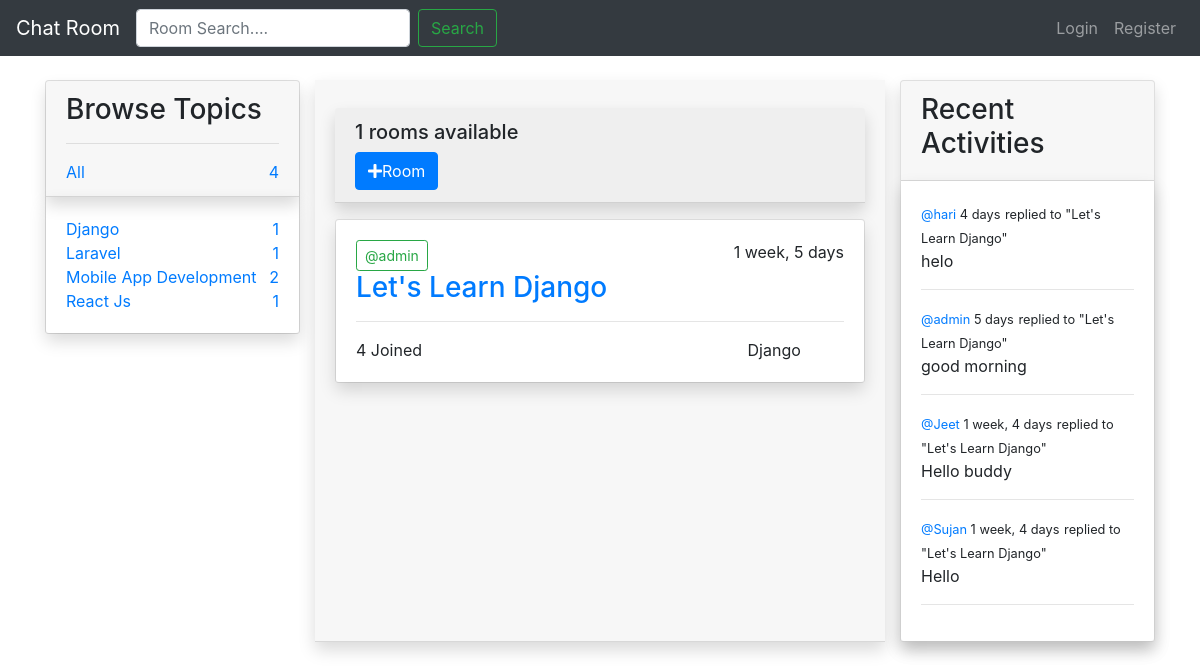
Screenshot of /?q=Django with the database file from the repository.
### base/models.py (models this page shows, shortened)
class Topic(models.Model):
	name = models.CharField(max_length=255)

class Room(models.Model):
	host = models.ForeignKey(User, on_delete=models.SET_NULL, null=True)
	topic = models.ForeignKey(Topic, on_delete=models.SET_NULL, null=True)
	name = models.CharField(max_length=255)
	description = models.TextField(null=True, blank=True)
	participants = models.ManyToManyField(User, related_name='participants', blank=True)
	created = models.DateTimeField(auto_now_add=True)
	updated = models.DateTimeField(auto_now=True)
	class Meta:
		ordering = ['-updated', '-created']
	def __str__(self):
		return self.name

class Message(models.Model):
	user = models.ForeignKey(User, on_delete=models.CASCADE)
	room = models.ForeignKey(Room, on_delete=models.CASCADE)
	body = models.TextField()
	created = models.DateTimeField(auto_now_add=True)
	updated = models.DateTimeField(auto_now=True)
	def __str__(self):
		return self.body[0:50]
	class Meta:
		ordering = ['-updated', '-created']

### base/views.py (the view)
# urls.py: path('', views.Home, name="home"),
def Home(request):
	q = request.GET.get('q') if request.GET.get('q') != None else ''
	rooms = Room.objects.filter(
		Q(topic__name__icontains=q) |
		Q(name__icontains=q) |
		Q(description__icontains=q)
	)
	topics = Topic.objects.all()
	room_count = rooms.count()
	room_messages = Message.objects.filter(Q(room__name__icontains=q))
	context = {
		'rooms':rooms,
		'topics':topics,
		'room_count':room_count,
		'room_messages':room_messages
	}
	return render(request, 'base/home.html', context)

### templates/base/home.html
{% extends 'main.html' %}
{% block content %}
	<div class="row my-4">
		<div class="col-md-3">
		{% include 'base/topic_component.html' %}
		</div>
		<div class="card-header shadow col-md-6">
			<div class="card-header shadow my-3">
				<h5>{{room_count}} rooms available</h5>
				<a href="{% url 'create-room' %}" class="btn btn-primary bt-square"><i class="fa fa-plus"></i>Room</a>
			</div>
			{% include 'base/feed_component.html' %}
		</div>
		<div class="col-md-3">
			{% include 'base/activity_component.html' %}
		</div>
	</div>
{% endblock %}

### templates/base/topic_component.html
<div class="card">
	<div class="card-header shadow">
		<h3>Browse Topics</h3>
		<hr>
		<a href="{% url 'home' %}">All <span class="float-right">{{topics.count}}</span></a>
	</div>
	<div class="card-body shadow">
		{% for topic in topics %}
		<div>
			<a href="{% url 'home' %}?q={{topic.name}}">{{topic.name}} <span class="float-right">{{topic.room_set.all.count}}</span></a>
		</div>
	{% endfor %}
	</div>
</div>

### templates/base/feed_component.html (shortened to what this page needs)
<div class="card">
	{% for room in rooms %}
		<div class="card-body shadow">
			<a href="{% url 'user-profile' room.host.id %}" class="btn btn-outline-success btn-sm">@{{room.host.username}}</a>
			<span class="float-right">{{room.created|timesince}}</span>
			<br>
			<h3><a class="" href="{% url 'room' room.id %}">{{room.name}}</a></h3>
			<hr>
			<div class="row">
				<div class="col-md-3">
					<span>{{room.participants.all.count}} Joined</span>
				</div>
				<div class="col-md-8"><span class="float-right">{{room.topic.name}}</span>
				</div>
			</div>
		</div>
	{% endfor %}
</div>

### templates/base/activity_component.html (shortened to what this page needs)
<div class="card shadow">
	<div class="card-header">
		<h3>Recent Activities</h3>
	</div>
	<div class="card-body shadow">
		{% for msg in room_messages %}
		<small><a href="{% url 'user-profile' msg.user.id %}">@{{msg.user}}</a>  {{msg.created|timesince}}</small>
		<small>replied to "{{msg.room}}"</small>
		<p>{{msg}}</p>
		<hr>
		{% endfor %}
	</div>
</div>

### rows the page displays
Topic: name "Django", room_set.all.count "1"
Topic: name "Laravel", room_set.all.count "1"
Topic: name "Mobile App Development", room_set.all.count "2"
Topic: name "React Js", room_set.all.count "1"
Room: host.username "admin", created "1 week, 5 days", name "Let's Learn Django", participants.all.count "4", topic.name "Django"
Message: user "hari", created "4 days", room "Let's Learn Django", body "helo"
Message: user "admin", created "5 days", room "Let's Learn Django", body "good morning"
Message: user "Jeet", created "1 week, 4 days", room "Let's Learn Django", body "Hello buddy"
Message: user "Sujan", created "1 week, 4 days", room "Let's Learn Django", body "Hello"

### other values shown
{{ topics.count }} "4"
{{ room_count }} "1"
